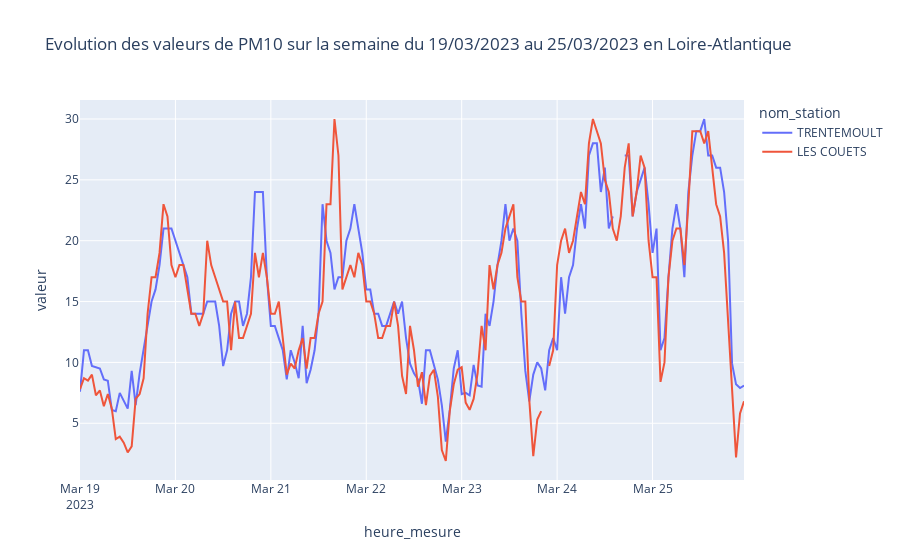

The code cell stored with this chart in its notebook:
### Markdown cell above
Il est interessant de suivre sur la semaine l'evolution de stations géographiquement proches : Trentemoult et les Couets.

### Code cell
df_PM10_Trent_Couets = df_PM10_hour_week.loc[(df_PM10_hour_week['nom_station'] == 'LES COUETS') | (df_PM10_hour_week['nom_station'] == 'TRENTEMOULT')]

px.line(df_PM10_Trent_Couets,
        x='heure_mesure',
        y='valeur',
        color='nom_station',
        title='Evolution des valeurs de PM10 sur la semaine du 19/03/2023 au 25/03/2023 en Loire-Atlantique')

### Figure 1 — Plotly figure (JSON) as saved in the notebook; plotly's stock layout.template omitted (floating-point values rounded to 4 significant figures; data arrays with more than 128 entries replaced by an {"elided": "..."} marker saying what was removed)
{"data": [{"hovertemplate": "nom_station=TRENTEMOULT<br>heure_mesure=%{x}<br>valeur=%{y}<extra></extra>", "legendgroup": "TRENTEMOULT", "line": {"color": "#636efa", "dash": "solid"}, "marker": {"symbol": "circle"}, "mode": "lines", "name": "TRENTEMOULT", "orientation": "v", "showlegend": true, "type": "scatter", "x": {"elided": "168 str values"}, "xaxis": "x", "y": {"elided": "168 float values"}, "yaxis": "y"}, {"hovertemplate": "nom_station=LES COUETS<br>heure_mesure=%{x}<br>valeur=%{y}<extra></extra>", "legendgroup": "LES COUETS", "line": {"color": "#EF553B", "dash": "solid"}, "marker": {"symbol": "circle"}, "mode": "lines", "name": "LES COUETS", "orientation": "v", "showlegend": true, "type": "scatter", "x": {"elided": "168 str values"}, "xaxis": "x", "y": {"elided": "168 float values"}, "yaxis": "y"}], "layout": {"legend": {"title": {"text": "nom_station"}, "tracegroupgap": 0}, "title": {"text": "Evolution des valeurs de PM10 sur la semaine du 19/03/2023 au 25/03/2023 en Loire-Atlantique"}, "xaxis": {"anchor": "y", "domain": [0, 1], "title": {"text": "heure_mesure"}}, "yaxis": {"anchor": "x", "domain": [0, 1], "title": {"text": "valeur"}}}}
